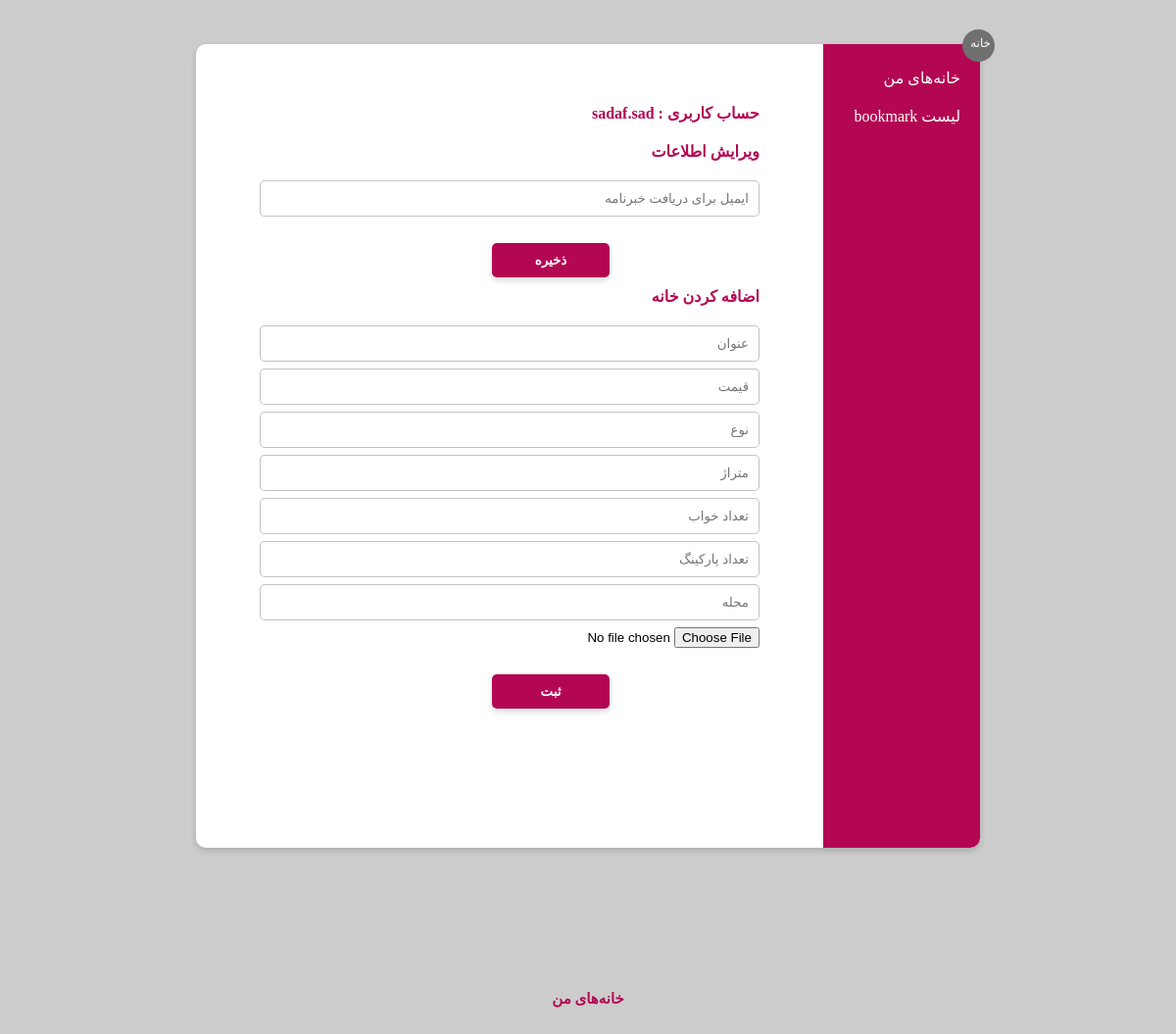
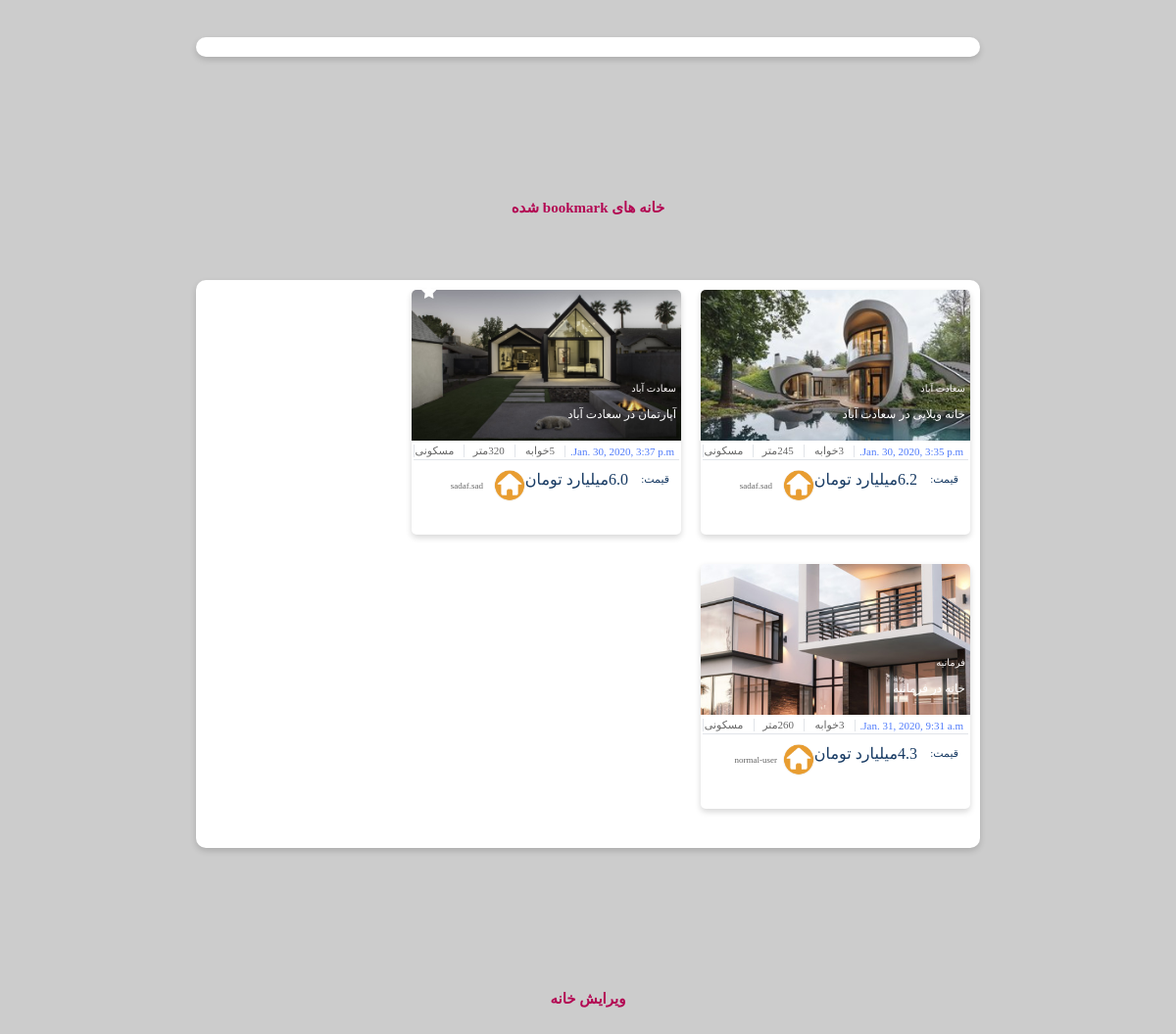
Page /homes/bookmarks (signed in) on the committed database (2 pictures, top to bottom).
### homes/models.py (models this page shows)
class Bookmark(models.Model):
    user = models.ForeignKey(kilidUser, on_delete=models.CASCADE, null=True)
    house = models.ForeignKey(Housing, on_delete=models.CASCADE, null=True)

class Housing(models.Model):
    title = models.CharField(max_length=200)
    price = models.FloatField()
    type = models.CharField(max_length=50)
    area = models.IntegerField()
    bedrooms = models.IntegerField()
    parkings = models.IntegerField()
    locality = models.CharField(max_length=200)
    created_at = models.DateTimeField(auto_now_add=True)
    pic = models.CharField(max_length=200 ,null=True)
    estate = models.CharField(max_length=50)
    star = models.BooleanField(default=False)

### homes/views.py (the view)
# urls.py: path('bookmarks', views.bookmarks, name='bookmarks'),
def bookmarks(request):
    usernameHome = None
    if request.user.is_authenticated:
        usernameHome = request.user.username
    kilidU = kilidUser.objects.filter(user=request.user)[0]
    bookmarks = Bookmark.objects.filter(user=kilidU)
    gotodiv = 'sec4Head‌Bookmark'
    if (kilidU.isManager == False):
        return render(request, 'normalUser.html', {'bookmarks':bookmarks,'username': usernameHome, 'jump': gotodiv})
    else:
        return render(request, 'manager.html', {'bookmarks':bookmarks,'username': usernameHome, 'jump': gotodiv})

### homes/templates/normalUser.html (shortened to what this page needs)
{% load static %}
<!DOCTYPE html PUBLIC "-//W3C//DTD XHTML 1.0 Strict//EN" "http://www.w3.org/TR/xhtml1/DTD/xhtml1-strict.dtd">
<html xmlns="http://www.w3.org/1999/xhtml">
        <head>
            <link rel="stylesheet"
          href="https://cdnjs.cloudflare.com/ajax/libs/font-awesome/4.7.0/css/font-awesome.min.css"/>
                <link rel="stylesheet" href={% static "CSS/normalUserStyle.css" %} />
        </head>
        <body>
            <div id="background">
                <div id="infoPage" style="height: 820px;margin-top: 45px;margin-bottom: 45px">
                    <div id="cancelButton" >
                        <a href={% url 'index' %} style="font-size: 12px; color: white; text-decoration: none;width: 100%;margin-left: auto;margin-right: 4px; margin-top: 7px;display: block;">خانه</a>
                    </div>
                    <div id="sidebar" style="position:relative;">
                        <a  href={% url "myHomes" %} id="headerForForm" style="color:white;padding-top: 10px;padding-right: 20px;position: relative;top: 25px;cursor: pointer;text-decoration: none;">خانه‌های من</a>
                        <a  href={% url "bookmarks" %} id="headerForForm" style="color:white;padding-top: 30px;margin-top: 30px ;padding-right: 20px;position: relative;top: 45px;cursor: pointer;text-decoration: none;">لیست bookmark</a>
                    </div>
                    <div id="formBar">
                        <div id="form">
                            <div class="selectionBar">
                                <h1 id="headerForForm">حساب کاربری : {{ username }}</h1>
                                <form method="POST" action="changeEmail">
                                <h1 id="headerForForm">ویرایش اطلاعات</h1>
                                <div id="completionForm">
                                    <div class="input">
                                            <input class="text" placeholder="ایمیل برای دریافت خبرنامه" type="text" name="newEmail" value="" required />
                                    </div>
                                    <button class="form-submit-button" type="submit" >ذخیره</button>
                                </div>
                                </form>
                            </div>
                            <div class="selectionBar">
                                <form method="POST" action="addHouse">
                                <h1 id="headerForForm">اضافه کردن خانه</h1>
                                <div id="completionForm">
                                    <div class="input">
                                            <input class="text" placeholder="عنوان" type="text" name="hometitle" value="" required />
                                    </div>
                                    <div class="input">
                                            <input class="text" placeholder="قیمت" type="text" name="homeprice" value="" required />
                                    </div>
                                    <div class="input">
                                            <input class="text" placeholder="نوع" type="text" name="hometype" value="" required />
                                    </div>
                                    <div class="input">
                                            <input class="text" placeholder="متراژ" type="text" name="homearea" value="" required />
                                    </div>
                                    <div class="input">
                                            <input class="text" placeholder="تعداد خواب" type="text" name="homebedrooms" value="" required />
                                    </div>
                                    <div class="input">
                                            <input class="text" placeholder="تعداد پارکینگ" type="text" name="homeparkings" value="" required />
                                    </div>
                                    <div class="input">
                                            <input class="text" placeholder="محله" type="text" name="homelocality" value="" required />
                                    </div>
                                    <div class="input">
                                            <input type="file" placeholder="عکس" name="homepic" accept="image/*">
                                    </div>
                                    <button class="form-submit-button" type="submit" >ثبت</button>
                                </div>
                                </form>
                            </div>
                        </div>
                    </div>
                </div>
                <div id="sec4Head" style="margin-top: 100px">خانه‌های من </div>
                <div id="infoPage" style="margin-top: 45px;margin-bottom: 45px">
                </div>
                <div id="sec4Head‌Bookmark" style="margin-top: 100px;     text-align: center;align-self: center;text-decoration: none;font-size: 15px;color: #b30753;margin-bottom: 20px;font-weight: 800;border-left-color: #b30753;border-left-width: thick;">خانه های bookmark شده</div>
                <div id="infoPage" style="margin-top: 45px;margin-bottom: 45px">
                    <div id="sec4Grid" >
                    {% for bookmark in bookmarks %}
                     <div class="sec4Cards">
                        <div class="sec4Imgs"
                             style="background-image: url({{ bookmark.house.pic}});">
                            <div class="sec4ImgsInfo">
                                <div>{{ bookmark.house.title }}</div>
                            </div>
                            <div class="sec4ImgsInfo2">
                                <div>{{ bookmark.house.locality }}</div>
                            </div>
                            {% if bookmark.house.star %}
                                <div class="fa fa-star" style="color: white;position: relative;right: 250px;top:-40px;font-size: 16px"></div>
                            {% endif %}
                        </div>
                        <div class="sec4Info">
                            <div class="sec4details">
                                <div class="bluedetails4">
                                   <div >{{ bookmark.house.created_at }}</div>
                                </div>
                                <div class="details4">
                                    <div>{{ bookmark.house.bedrooms }}خوابه</div>
                                </div>
                                <div class="details4">
                                    <div>{{bookmark.house.area}}متر </div>
                                </div>
                                <div class="details4">
                                    <div>{{ bookmark.house.type }}</div>
                                </div>
                            </div>
                            <div class="sec4Price">
                                <div class="priceTex4">
                                    <div class="details42">
                                        <div class="details42small">قیمت:</div>
                                        <div>{{ bookmark.house.price }}میلیارد تومان </div>
                                    </div>
                                </div>
                                <div class="sec4LogoDiv">
                                    <img class="sec4Logo" src="/static/homeImgs/homeEstate.png">
                                    <span class="sec4LogoText">{{ bookmark.house.estate }}</span></div>
                            </div>
                        </div>
                    </div>
                    {% endfor %}
                </div>
                </div>
            <div id="sec4Head" style="margin-top: 100px">ویرایش خانه </div>
            </div>
        </body>
</html>

### rows in the picture
Bookmark: house.pic (picture), house "خانه ویلایی در سعادت آباد", house.locality "سعادت آباد", house.created_at "Jan. 30, 2020, 3:35 p.m.", house.bedrooms "3", house.area "245", house.type "مسکونی", house.price "6.2", house.estate "sadaf.sad"
Bookmark: house.pic (picture), house "آپارتمان در سعادت آباد", house.locality "سعادت آباد", house.created_at "Jan. 30, 2020, 3:37 p.m.", house.bedrooms "5", house.area "320", house.type "مسکونی", house.price "6.0", house.estate "sadaf.sad"
Bookmark: house.pic (picture), house "خانه در فرمانیه", house.locality "فرمانیه", house.created_at "Jan. 31, 2020, 9:31 a.m.", house.bedrooms "3", house.area "260", house.type "مسکونی", house.price "4.3", house.estate "normal-user"

### other values in the picture
{{ username }} "sadaf.sad"
